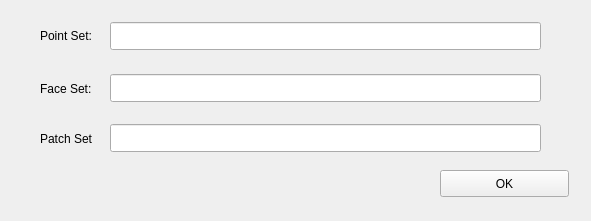
<?xml version="1.0" encoding="UTF-8"?>
<ui version="4.0">
 <class>areslpDialog</class>
 <widget class="QWidget" name="areslpDialog">
  <property name="geometry">
   <rect>
    <x>0</x>
    <y>0</y>
    <width>591</width>
    <height>221</height>
   </rect>
  </property>
  <property name="windowTitle">
   <string>Form</string>
  </property>
  <widget class="QPushButton" name="buttonok">
   <property name="geometry">
    <rect>
     <x>440</x>
     <y>170</y>
     <width>129</width>
     <height>27</height>
    </rect>
   </property>
   <property name="text">
    <string>OK</string>
   </property>
  </widget>
  <widget class="QLineEdit" name="pointset">
   <property name="geometry">
    <rect>
     <x>110</x>
     <y>22</y>
     <width>431</width>
     <height>28</height>
    </rect>
   </property>
  </widget>
  <widget class="QLabel" name="label">
   <property name="geometry">
    <rect>
     <x>40</x>
     <y>10</y>
     <width>129</width>
     <height>52</height>
    </rect>
   </property>
   <property name="text">
    <string>Point Set:</string>
   </property>
  </widget>
  <widget class="QLineEdit" name="faceset">
   <property name="geometry">
    <rect>
     <x>110</x>
     <y>74</y>
     <width>431</width>
     <height>28</height>
    </rect>
   </property>
  </widget>
  <widget class="QLabel" name="label_2">
   <property name="geometry">
    <rect>
     <x>40</x>
     <y>80</y>
     <width>53</width>
     <height>18</height>
    </rect>
   </property>
   <property name="text">
    <string>Face Set:</string>
   </property>
  </widget>
  <widget class="QLineEdit" name="patchset">
   <property name="geometry">
    <rect>
     <x>110</x>
     <y>124</y>
     <width>431</width>
     <height>28</height>
    </rect>
   </property>
  </widget>
  <widget class="QLabel" name="label_3">
   <property name="geometry">
    <rect>
     <x>40</x>
     <y>130</y>
     <width>53</width>
     <height>18</height>
    </rect>
   </property>
   <property name="text">
    <string>Patch Set:</string>
   </property>
  </widget>
 </widget>
 <resources/>
 <connections/>
</ui>
